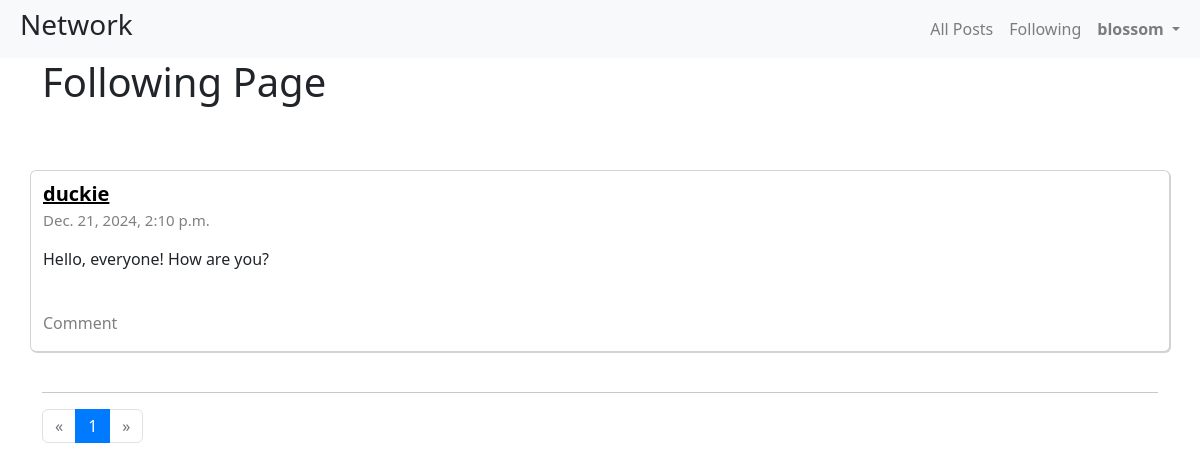
The page /following (signed in) on the database its author committed.
### network/models.py (models this page shows, shortened)
class User(AbstractUser):
    pass

class Post(models.Model) :
    post = models.TextField()
    author = models.ForeignKey(User, on_delete=models.CASCADE,related_name="posts", default=0)
    date_posted = models.DateTimeField(auto_now_add=True)
    like_count = models.IntegerField(default=0)
    objects = CreatePost()

### network/views.py (the view)
# urls.py: path("following", views.following_page, name="following-page"),
@login_required
def following_page(request):
    MyFollowing = Follow.objects.filter(user=request.user.id, follow=True)
    following_post = []
    for i in MyFollowing:
        post = Post.objects.get(author = i.account.id)
        following_post.append(post)
        following_post.sort(key=lambda post: post.date_posted, reverse=True)
    paginator = Paginator(following_post, 10)
    page_number = request.GET.get('page')
    page_obj = paginator.get_page(page_number)
    return render(request,'network/following_page.html', {
        'page_obj': page_obj,
    })

### network/templates/network/following_page.html (shortened to what this page needs)
{% extends "network/layout.html" %}
{% load static %}
{% block body %}
<div class="container">
   <h1>Following Page</h1>
    <br><br>
    <div class="row">
    {% for p in page_obj %}
            <div class="card">
                <div class="post-view" data-id="{{p.id}}">
                    <a href="{% url 'profile' p.id %}" style="font-size: 20px; color:black"><strong>{{p.author.username}}</strong></a>
                    <p class="date">{{p.date_posted}}</p>
                    <p>{{p.post}}</p>
                    {% if user.is_authenticated %}
                    <div style="display:inline-flex">
                        </div>
                    {% else %}
                    <div style="display:inline-flex">
                        <button class="btn like-btn disabled" id="like"><i class="fa-regular fa-heart"></i></button>
                            <p id="count-{{p.id}}" class="ms-2"></p>
                        </div>
                    {% endif %}
                    <p style="color:grey">Comment</p>
                </div>
            </div>
{% empty %}
<h4 style="text-align: center";>No posts yet</h4>
    {% endfor %}
</div>
<br>
 <hr>
    <nav aria-label="Page navigation">
        <ul class="pagination">
            {% if page_obj.has_previous %}
          <li class="page-item">
            <a class="page-link" href="?page={{ page_obj.previous_page_number }}" aria-label="Previous">
              <span aria-hidden="true">&laquo;</span>
            </a>
          </li>
          {% else %}
          <li class="page-item disabled">
            <span class="page-link" aria-hidden="true">&laquo;</span>
          </li>
          {% endif %}
          {% for i in page_obj.paginator.page_range %}
            {% if page_obj.number == i %}
          <li class="page-item active" aria-current="page">
            <a class="page-link" href="">{{i}}</a>
            </li>
            {% else %}
            <li class="page-item" aria-current="page">
                <a class="page-link" href="?page={{i}}">{{i}}</a>
            {% endif %}
            {% endfor %}
            {% if page_obj.has_next %}
            <li class="page-item">
            <a class="page-link" href="?page={{ page_obj.next_page_number }}" aria-label="Next">
              <span aria-hidden="true">&raquo;</span>
            </a>
          </li>
          {% else %}
          <li class="page-item disabled">
            <span class="page-link" aria-hidden="true">&raquo;</span>
        </li>
        {% endif %}
        </ul>
      </nav>
</div>
{% endblock %}

### network/templates/network/layout.html (shortened to what this page needs)
{% load static %}
<!DOCTYPE html>
<html lang="en">
    <head>
        <link rel="stylesheet" href="https://stackpath.bootstrapcdn.com/bootstrap/4.4.1/css/bootstrap.min.css">
        <link rel="stylesheet" href="https://cdnjs.cloudflare.com/ajax/libs/font-awesome/6.5.1/css/all.min.css" />
        <link href="https://cdn.jsdelivr.net/npm/bootstrap@5.3.2/dist/css/bootstrap.min.css" rel="stylesheet">
        <link href="{% static 'network/styles.css' %}" rel="stylesheet">
    </head>
    <body>
        <nav class="navbar navbar-expand-lg navbar-light bg-light">
            <div class="container-fluid">
            <h3 class="ms-2"> Network</h3>
            <div class="collapse navbar-collapse" id="navbarSupportedContent">
                <ul class="navbar-nav ms-auto mb-2 mb-lg-0">
                    <li class="nav-item">
                        <a class="nav-link" href="{% url 'index' %}">All Posts</a>
                    </li>
                    {% if user.is_authenticated %}
                    <li class="nav-item">
                        <a class="nav-link" href="{% url 'following-page' %}">Following</a></li>
                        <div class="collapse navbar-collapse" id="navbarNavLightDropdown">
                            <li class="nav-item dropdown">
                                <a class="nav-link dropdown-toggle profile-nav" href="#" role="button" data-bs-toggle="dropdown" aria-expanded="false" data-id={{user.id}}>
                                    <strong>{{ user.username }}</strong>
                                </a>
                            </li>
                        </div>
                    {% endif %}
                </ul>
            </div>
            </div>
          </nav>
        <div class="body">
            {% block body %}
            {% endblock %}
        </div>
    </body>
</html>

### network/static/network/styles.css (style rules this page uses)
.date { color: gray !important; font-size: 15px; }
.card { padding-top: 8px !important; box-shadow: 1px 1px 0px 0px lightgray; margin-top: 8px; width: 100% }

### rows shown on the page
User: username "blossom"
Post: author.username "duckie", date_posted "Dec. 21, 2024, 2:10 p.m.", post "Hello, everyone! How are you?"

### other values the page prints
{{ i }} "1"
